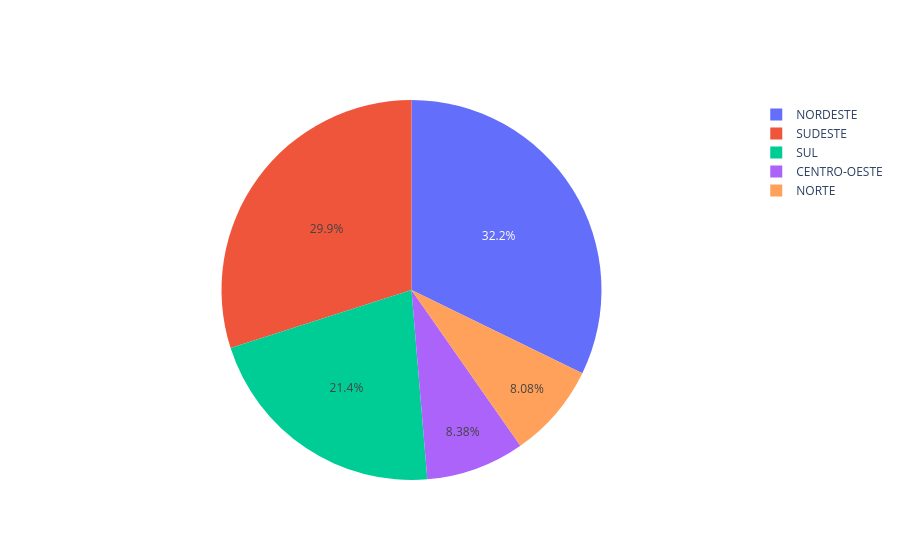

Source (notebook cell):
### Markdown cell above
Melhorando a visibilidade do grafico

### Code cell
pie_chart = go.Pie(labels=igm['regiao'].value_counts().index, values=igm['regiao'].value_counts())
plotly.iplot([pie_chart])

### Figure 1 — Plotly figure (JSON) as saved in the notebook; plotly's stock layout.template omitted (floating-point values rounded to 4 significant figures)
{"data": [{"labels": ["NORDESTE", "SUDESTE", "SUL", "CENTRO-OESTE", "NORTE"], "type": "pie", "values": [1794, 1668, 1191, 467, 450]}], "layout": {}}
